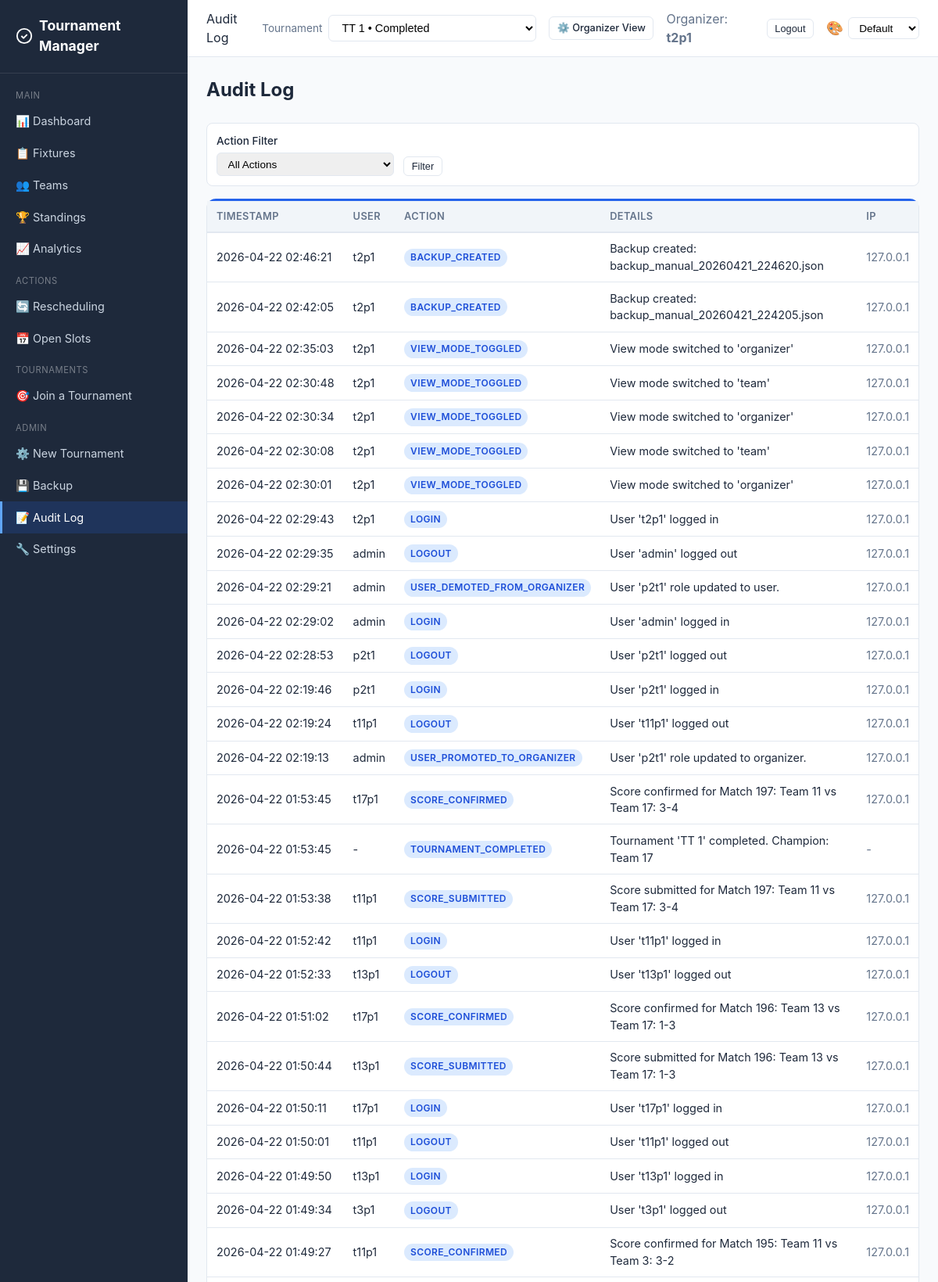
The page /audit-log/ (signed in, upper part) on the database its author committed.
### core/models.py (models this page shows, shortened)
class AuditLog(models.Model):
    user = models.ForeignKey(
        User, on_delete=models.SET_NULL, null=True, blank=True
    )
    action = models.CharField(max_length=100)
    details = models.TextField(default="")
    ip_address = models.GenericIPAddressField(null=True, blank=True)
    timestamp = models.DateTimeField(auto_now_add=True)
    tournament = models.ForeignKey(
        Tournament, on_delete=models.CASCADE, null=True, blank=True, related_name="audit_logs"
    )
    class Meta:
        ordering = ["-timestamp"]

### core/views.py (the view)
# urls.py: path("audit-log/", views.audit_log_view, name="audit_log"),
@login_required
def audit_log_view(request):
    tournament = _get_tournament(request)
    logs = AuditLog.objects.select_related("user")
    if tournament:
        logs = logs.filter(Q(tournament=tournament) | Q(tournament__isnull=True))
    action_filter = request.GET.get("action", "")
    if action_filter:
        logs = logs.filter(action=action_filter)
    page = _safe_page_param(request)
    per_page = 50
    total = logs.count()
    total_pages = max(1, (total + per_page - 1) // per_page)
    page = min(page, total_pages)
    logs = logs[(page - 1) * per_page : page * per_page]
    actions = AuditLog.objects.values_list("action", flat=True).distinct()
    return render(request, "core/audit_log.html", {
        "logs": logs, "actions": actions, "action_filter": action_filter,
        "page": page, "total_pages": total_pages, "page_range": range(1, total_pages + 1),
        **_tournament_context(request, tournament),
    })

### core/views.py (called while the page is built, shortened)
def _get_available_tournaments():
    return Tournament.objects.annotate(
        team_count=Count("teams", distinct=True),
        match_count=Count("matches", distinct=True),
    ).annotate(
        status_rank=db_models.Case(
            db_models.When(status="active", then=db_models.Value(0)),
            db_models.When(status="registration_open", then=db_models.Value(1)),
            db_models.When(status="ready", then=db_models.Value(2)),
            db_models.When(status="scheduled", then=db_models.Value(3)),
            db_models.When(status="setup", then=db_models.Value(4)),
            db_models.When(status="completed", then=db_models.Value(5)),
            default=db_models.Value(6),
            output_field=db_models.IntegerField(),
        )
    ).order_by("status_rank", "-created_at")

def _tournament_context(request, tournament=None):
    if not request.user.is_authenticated:
        return {}
    has_dual_roles = _has_dual_roles(request.user)
    view_mode = request.session.get("view_mode", "team") if has_dual_roles else None
    ctx = {
        "has_dual_roles": has_dual_roles,
        "view_mode": view_mode,
    }
    if _is_organizer(request.user):
        ctx.update({
            "available_tournaments": _get_available_tournaments(),
            "selected_tournament": tournament,
        })
        return ctx

def _is_organizer(user):
    return user.is_staff or user.is_superuser

def _has_dual_roles(user):
    if not _is_organizer(user):
        return False
    return user.memberships.exists()

def _safe_page_param(request, default=1):
    raw = request.GET.get("page", default)
    try:
        page = int(raw)
    except (TypeError, ValueError):
        return default
    return page if page > 0 else default

### templates/core/audit_log.html (shortened to what this page needs)
{% extends "core/base.html" %}
{% block page_header %}Audit Log{% endblock %}
{% block content %}
<h1 class="page-title">Audit Log</h1>
<form method="get" class="filters">
    <div class="form-group" style="margin-bottom:0">
        <label>Action Filter</label>
        <select name="action">
            <option value="">All Actions</option>
        </select>
    </div>
    <div class="form-group" style="margin-bottom:0;align-self:flex-end;">
        <button type="submit" class="btn btn-outline btn-sm">Filter</button>
    </div>
</form>
<div class="card">
    <div class="table-container">
    <table>
        <thead>
            <tr><th>Timestamp</th><th>User</th><th>Action</th><th>Details</th><th>IP</th></tr>
        </thead>
        <tbody>
        {% for log in logs %}
        <tr>
            <td style="white-space:nowrap;">{{ log.timestamp|date:"Y-m-d H:i:s" }}</td>
            <td>{{ log.user.username|default:"-" }}</td>
            <td><span class="badge badge-upcoming">{{ log.action }}</span></td>
            <td style="max-width:500px;overflow:hidden;text-overflow:ellipsis;">{{ log.details|truncatechars:100 }}</td>
            <td class="text-muted">{{ log.ip_address|default:"-" }}</td>
        </tr>
        {% empty %}
        <tr><td colspan="5" class="text-center text-muted">No log entries.</td></tr>
        {% endfor %}
        </tbody>
    </table>
    </div>
</div>
{% endblock %}

### templates/core/base.html (shortened to what this page needs)
{% load static %}
<!DOCTYPE html>
<html lang="en">
<head>
    <link rel="stylesheet" href="{% static 'css/style.css' %}?v={% now 'YmdHis' %}">
</head>
<body>
{% if user.is_authenticated %}
<div class="app-layout">
    <aside class="sidebar">
        <div class="sidebar-brand">
            <svg viewBox="0 0 24 24" fill="none" stroke="currentColor" stroke-width="2"><circle cx="12" cy="12" r="10"/><path d="M8 12l3 3 5-5"/></svg>
            Tournament Manager
        </div>
        <nav class="sidebar-nav">
            <div class="sidebar-section">Main</div>
            <a href="{% url 'dashboard' %}" class="{% if request.resolver_match.url_name == 'dashboard' %}active{% endif %}">📊 Dashboard</a>
            <a href="{% url 'fixtures' %}" class="{% if request.resolver_match.url_name == 'fixtures' %}active{% endif %}">📋 Fixtures</a>
            <a href="{% url 'teams' %}" class="{% if request.resolver_match.url_name == 'teams' or request.resolver_match.url_name == 'team_detail' %}active{% endif %}">👥 Teams</a>
            <a href="{% url 'standings' %}" class="{% if request.resolver_match.url_name == 'standings' %}active{% endif %}">🏆 Standings</a>
            <a href="{% url 'analytics' %}" class="{% if request.resolver_match.url_name == 'analytics' %}active{% endif %}">📈 Analytics</a>
            <div class="sidebar-section">Actions</div>
            <a href="{% url 'rescheduling' %}" class="{% if request.resolver_match.url_name == 'rescheduling' %}active{% endif %}">🔄 Rescheduling</a>
            <a href="{% url 'open_slots' %}" class="{% if request.resolver_match.url_name == 'open_slots' %}active{% endif %}">📅 Open Slots</a>
            {% if team %}
            <div class="sidebar-section">My Team</div>
            <a href="{% url 'team_detail' pk=team.pk %}" class="{% if request.resolver_match.url_name == 'team_detail' %}active{% endif %}">🏅 {{ team.name }}</a>
            {% if joinable_tournaments %}
            <a href="{% url 'join_tournament_list' %}" class="{% if request.resolver_match.url_name == 'join_tournament_list' or request.resolver_match.url_name == 'join_tournament' or request.resolver_match.url_name == 'create_team' %}active{% endif %}" style="margin-top:0.5rem;">➕ Join New Tournament
                <span style="font-size:0.7rem;background:var(--primary);color:#fff;border-radius:10px;padding:1px 7px;margin-left:0.3rem;vertical-align:middle;">{{ joinable_tournaments|length }}</span>
            </a>
            {% endif %}
            {% else %}
            <div class="sidebar-section">Tournaments</div>
            <a href="{% url 'join_tournament_list' %}" class="">🎯 Join a Tournament</a>
            {% endif %}
            {% if user.is_staff %}
            <div class="sidebar-section">Admin</div>
            <a href="{% url 'tournament_setup' %}" class="{% if request.resolver_match.url_name == 'tournament_setup' %}active{% endif %}">⚙️ New Tournament</a>
            <a href="{% url 'backup' %}" class="{% if request.resolver_match.url_name == 'backup' %}active{% endif %}">💾 Backup</a>
            <a href="{% url 'audit_log' %}" class="{% if request.resolver_match.url_name == 'audit_log' %}active{% endif %}">📝 Audit Log</a>
            <a href="{% url 'settings' %}" class="{% if request.resolver_match.url_name == 'settings' %}active{% endif %}">🔧 Settings</a>
            {% endif %}
        </nav>
    </aside>
    <div class="main-content">
        <header class="topbar">
            <div class="topbar-left">
                <span>{% block page_header %}{% endblock %}</span>
            </div>
            <div class="topbar-right">
                {% if user.is_staff and available_tournaments %}
                <form method="post" action="{% url 'select_tournament' %}" style="display:flex;align-items:center;gap:0.5rem;">
                    <label for="tournament-switch" class="text-muted" style="font-size:0.85rem;">Tournament</label>
                    <select id="tournament-switch" name="tournament_id" class="form-select" onchange="this.form.submit()" style="min-width:220px;">
                        {% for t in available_tournaments %}
                        <option value="{{ t.pk }}" {% if selected_tournament and t.pk == selected_tournament.pk %}selected{% endif %}>
                            {{ t.name }} • {{ t.get_status_display }}
                        </option>
                        {% endfor %}
                    </select>
                </form>
                {% endif %}
                {% if has_dual_roles %}
                <a href="{% url 'toggle_view_preference' %}" class="btn btn-outline btn-sm" title="Switch view mode">
                    {% if view_mode == 'organizer' %}
                    👤 Team View
                    {% else %}
                    ⚙️ Organizer View
                    {% endif %}
                </a>
                {% endif %}
                {% if team %}
                <a href="{% url 'team_detail' pk=team.pk %}" class="btn btn-outline btn-sm">&#9881;&#65039; {{ team.name }}</a>
                {% elif user.is_staff %}
                <span class="text-muted">Organizer: <strong>{{ user.username }}</strong></span>
                {% endif %}
                <form method="post" action="{% url 'logout' %}" style="display:inline;">
                    <button type="submit" class="btn btn-outline btn-sm">Logout</button>
                </form>
                <div class="theme-picker">
                    <label for="themeSelect" style="font-size:1.1rem;cursor:default;" title="Theme">🎨</label>
                    <select id="themeSelect" class="form-select" style="width:auto;padding:0.3rem 0.55rem;font-size:0.85rem;">
                        <option value="default">Default</option>
                    </select>
                </div>
            </div>
        </header>
        <div class="content">
            {% block content %}{% endblock %}
        </div>
    </div>
</div>
{% endif %}
</body>
</html>

### static/css/style.css (style rules this page uses)
:root { --primary: #2563eb; --primary-dark: #1d4ed8; --success: #16a34a; --warning: #d97706; --danger: #dc2626; --info: #0891b2; --bg: #f8fafc; --bg-card: #ffffff; --text: #1e293b; --text-muted: #64748b; --border: #e2e8f0; --sidebar-bg: #1e293b; --sidebar-text: #cbd5e1; --sidebar-active: #2563eb; }
.theme-picker { display: flex; align-items: center; gap: 0.4rem; }
* { box-sizing: border-box; margin: 0; padding: 0; }
body { font-family: -apple-system, BlinkMacSystemFont, 'Segoe UI', Roboto, sans-serif; background: var(--bg); color: var(--text); line-height: 1.5; }
.app-layout { display: flex; min-height: 100vh; }
.sidebar { width: 240px; background: var(--sidebar-bg); color: var(--sidebar-text); position: fixed; top: 0; left: 0; bottom: 0; overflow-y: auto; z-index: 100; transition: transform 0.3s; }
.sidebar-brand { padding: 1.25rem; font-size: 1.1rem; font-weight: 700; color: white; border-bottom: 1px solid rgba(255,255,255,0.1); display: flex; align-items: center; gap: 0.5rem; }
.sidebar-brand svg { width: 24px; height: 24px; }
.sidebar-nav { padding: 0.5rem 0; }
.sidebar-nav a { display: flex; align-items: center; gap: 0.75rem; padding: 0.6rem 1.25rem; color: var(--sidebar-text); text-decoration: none; font-size: 0.9rem; transition: all 0.15s; }
.sidebar-nav a.active { background: rgba(37,99,235,0.18); color: white; border-left: 3px solid #60a5fa; padding-left: calc(1.25rem - 3px); }
.sidebar-section { padding: 0.75rem 1.25rem 0.25rem; font-size: 0.7rem; text-transform: uppercase; letter-spacing: 0.05em; color: rgba(255,255,255,0.4); }
.main-content { margin-left: 240px; flex: 1; min-width: 0; }
.topbar { background: var(--bg-card); border-bottom: 1px solid var(--border); padding: 0.75rem 1.5rem; display: flex; justify-content: space-between; align-items: center; position: sticky; top: 0; z-index: 50; }
.topbar-left { display: flex; align-items: center; gap: 1rem; }
.topbar-right { display: flex; align-items: center; gap: 1rem; }
.content { padding: 1.5rem; max-width: 1400px; }
.page-title { font-size: 1.5rem; font-weight: 700; margin-bottom: 1.5rem; }
.card { background: var(--bg-card); border: 1px solid var(--border); border-top: 3px solid var(--primary); border-radius: 12px; margin-bottom: 1rem; }
.table-container { overflow-x: auto; }
table { width: 100%; border-collapse: collapse; font-size: 0.9rem; }
th { background: #f1f5f9; padding: 0.6rem 0.75rem; text-align: left; font-weight: 600; font-size: 0.8rem; text-transform: uppercase; letter-spacing: 0.03em; color: var(--text-muted); border-bottom: 2px solid var(--border); white-space: nowrap; }
td { padding: 0.6rem 0.75rem; border-bottom: 1px solid var(--border); vertical-align: middle; }
.badge { display: inline-block; padding: 0.15rem 0.5rem; border-radius: 9999px; font-size: 0.75rem; font-weight: 600; text-transform: uppercase; letter-spacing: 0.03em; }
.badge-upcoming { background: #dbeafe; color: #1d4ed8; }
.btn { display: inline-flex; align-items: center; gap: 0.4rem; padding: 0.45rem 0.9rem; border-radius: 6px; font-size: 0.85rem; font-weight: 500; border: 1px solid transparent; cursor: pointer; text-decoration: none; transition: all 0.15s; white-space: nowrap; }
.btn-outline { background: white; border-color: var(--border); color: var(--text); }
.btn-sm { padding: 0.25rem 0.6rem; font-size: 0.8rem; }
.form-group { margin-bottom: 1rem; }
.form-group label { display: block; margin-bottom: 0.3rem; font-weight: 500; font-size: 0.85rem; }
.form-select { width: 100%; padding: 0.45rem 0.75rem; border: 1px solid var(--border); border-radius: 6px; font-size: 0.9rem; background: white; }
.filters { display: flex; gap: 0.75rem; flex-wrap: wrap; margin-bottom: 1rem; padding: 0.75rem; background: var(--bg-card); border: 1px solid var(--border); border-radius: 8px; }
.filters select, .filters input { padding: 0.35rem 0.6rem; border: 1px solid var(--border); border-radius: 6px; font-size: 0.85rem; }
.text-muted { color: var(--text-muted); }

### rows shown on the page
AuditLog: timestamp "2026-04-22 02:46:21", user.username "t2p1", action "BACKUP_CREATED", details "Backup created: backup_manual_20260421_224620.json", ip_address "127.0.0.1"
AuditLog: timestamp "2026-04-22 02:42:05", user.username "t2p1", action "BACKUP_CREATED", details "Backup created: backup_manual_20260421_224205.json", ip_address "127.0.0.1"
AuditLog: timestamp "2026-04-22 02:35:03", user.username "t2p1", action "VIEW_MODE_TOGGLED", details "View mode switched to 'organizer'", ip_address "127.0.0.1"
AuditLog: timestamp "2026-04-22 02:30:48", user.username "t2p1", action "VIEW_MODE_TOGGLED", details "View mode switched to 'team'", ip_address "127.0.0.1"
AuditLog: timestamp "2026-04-22 02:30:34", user.username "t2p1", action "VIEW_MODE_TOGGLED", details "View mode switched to 'organizer'", ip_address "127.0.0.1"
AuditLog: timestamp "2026-04-22 02:30:08", user.username "t2p1", action "VIEW_MODE_TOGGLED", details "View mode switched to 'team'", ip_address "127.0.0.1"
AuditLog: timestamp "2026-04-22 02:30:01", user.username "t2p1", action "VIEW_MODE_TOGGLED", details "View mode switched to 'organizer'", ip_address "127.0.0.1"
AuditLog: timestamp "2026-04-22 02:29:43", user.username "t2p1", action "LOGIN", details "User 't2p1' logged in", ip_address "127.0.0.1"
AuditLog: timestamp "2026-04-22 02:29:35", user.username "admin", action "LOGOUT", details "User 'admin' logged out", ip_address "127.0.0.1"
AuditLog: timestamp "2026-04-22 02:29:21", user.username "admin", action "USER_DEMOTED_FROM_ORGANIZER", details "User 'p2t1' role updated to user.", ip_address "127.0.0.1"
AuditLog: timestamp "2026-04-22 02:29:02", user.username "admin", action "LOGIN", details "User 'admin' logged in", ip_address "127.0.0.1"
AuditLog: timestamp "2026-04-22 02:28:53", user.username "p2t1", action "LOGOUT", details "User 'p2t1' logged out", ip_address "127.0.0.1"
AuditLog: timestamp "2026-04-22 02:19:46", user.username "p2t1", action "LOGIN", details "User 'p2t1' logged in", ip_address "127.0.0.1"
AuditLog: timestamp "2026-04-22 02:19:24", user.username "t11p1", action "LOGOUT", details "User 't11p1' logged out", ip_address "127.0.0.1"
AuditLog: timestamp "2026-04-22 02:19:13", user.username "admin", action "USER_PROMOTED_TO_ORGANIZER", details "User 'p2t1' role updated to organizer.", ip_address "127.0.0.1"
AuditLog: timestamp "2026-04-22 01:53:45", user.username "t17p1", action "SCORE_CONFIRMED", details "Score confirmed for Match 197: Team 11 vs Team 17: 3-4", ip_address "127.0.0.1"
AuditLog: timestamp "2026-04-22 01:53:45", user.username "-", action "TOURNAMENT_COMPLETED", details "Tournament 'TT 1' completed. Champion: Team 17", ip_address "-"
AuditLog: timestamp "2026-04-22 01:53:38", user.username "t11p1", action "SCORE_SUBMITTED", details "Score submitted for Match 197: Team 11 vs Team 17: 3-4", ip_address "127.0.0.1"
AuditLog: timestamp "2026-04-22 01:52:42", user.username "t11p1", action "LOGIN", details "User 't11p1' logged in", ip_address "127.0.0.1"
AuditLog: timestamp "2026-04-22 01:52:33", user.username "t13p1", action "LOGOUT", details "User 't13p1' logged out", ip_address "127.0.0.1"
AuditLog: timestamp "2026-04-22 01:51:02", user.username "t17p1", action "SCORE_CONFIRMED", details "Score confirmed for Match 196: Team 13 vs Team 17: 1-3", ip_address "127.0.0.1"
AuditLog: timestamp "2026-04-22 01:50:44", user.username "t13p1", action "SCORE_SUBMITTED", details "Score submitted for Match 196: Team 13 vs Team 17: 1-3", ip_address "127.0.0.1"
AuditLog: timestamp "2026-04-22 01:50:11", user.username "t17p1", action "LOGIN", details "User 't17p1' logged in", ip_address "127.0.0.1"
AuditLog: timestamp "2026-04-22 01:50:01", user.username "t11p1", action "LOGOUT", details "User 't11p1' logged out", ip_address "127.0.0.1"
AuditLog: timestamp "2026-04-22 01:49:50", user.username "t13p1", action "LOGIN", details "User 't13p1' logged in", ip_address "127.0.0.1"
AuditLog: timestamp "2026-04-22 01:49:34", user.username "t3p1", action "LOGOUT", details "User 't3p1' logged out", ip_address "127.0.0.1"
AuditLog: timestamp "2026-04-22 01:49:27", user.username "t11p1", action "SCORE_CONFIRMED", details "Score confirmed for Match 195: Team 11 vs Team 3: 3-2", ip_address "127.0.0.1"

### other values the page prints
{{ user.username }} "t2p1"
form field tournament_id "TT 1 • Completed"
